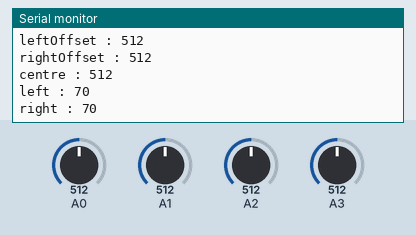
The sketch below on a simulated Arduino Uno, built with avr-gcc and run on an emulated ATmega328P. On the bench: the last lines printed to the serial monitor. The test bench sets the inputs (shaded band); at power-on: A0 = 512, A2 = 512, A1 = 512, A3 = 512.

Above: at 3.2 s.
3.3 s: A0 set to 716
At 5.8 s:
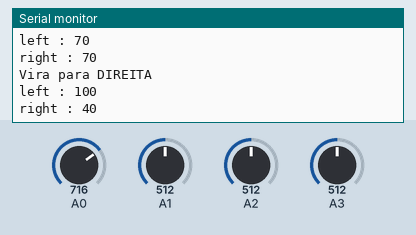
9.5 s: A2 set to 716
At 12.3 s:
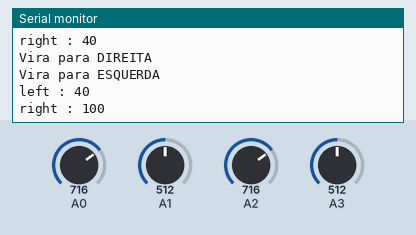
Timing chart, 0 to 13.8 s (numbered marks = the images above; inputs shaded):
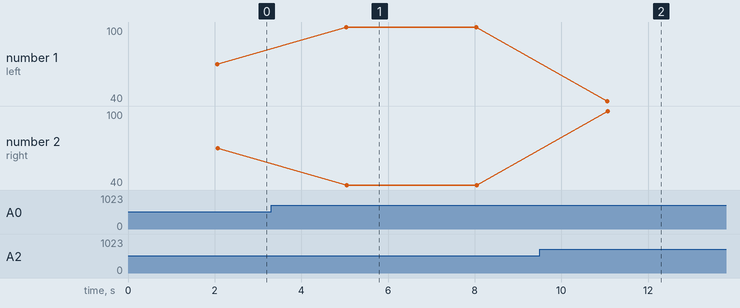

Measured:
- after the input at 3.3 s, the serial monitor: prints a new line after 1.7 s (image 1)
- after the input at 9.5 s, the serial monitor: prints a new line after 1.5 s (image 2)
- plotted number 1: 70 → 100 after the input at 3.3 s
- plotted number 2: 70 → 40 after the input at 3.3 s

The sketch:

Sensor_de_Linha.ino
```cpp
// (licence header left out)
//#include <NewPing.h>

//#define TRIGGER_PIN  12
//#define ECHO_PIN     13
//#define MAX_DISTANCE 200

//NewPing DistanceSensor(TRIGGER_PIN, ECHO_PIN, MAX_DISTANCE);

//int ENA = 5; // Output pwm
//int IN1 = 2;
//int IN2 = 3;
//
//int ENB = 6; // Output pwm
//int IN3 = 4;
//int IN4 = 7;

int sensor1, sensor2, sensor3;

// Deslocamentos de calibração
int leftOffset = 0, rightOffset = 0, centre = 0;

// Velocidade inicial e deslocamentos de rotação
int startSpeed = 70, rotate = 30;

// Limiar do sensor;
int threshold = 5;

// Velocidades iniciais dos motores esquerdos e direito
int left = startSpeed, right = startSpeed;

// Rotina de calibração do sensor
void calibrate(){
  // Executa 10x para obter uma media
  for(int x = 0; x < 10; x++){
    delay(100);
    sensor1 = analogRead(0);
    sensor2 = analogRead(1);
    sensor3 = analogRead(3);
    leftOffset = leftOffset + sensor1;
    centre = centre + sensor2;
    rightOffset = rightOffset + sensor3;
    delay(100);
  }

  //Obtem a media de cada sensor
  leftOffset = leftOffset / 10;
  rightOffset = rightOffset / 10;
  centre = centre / 10;

  Serial.print("leftOffset : ");
  Serial.println(leftOffset);
  Serial.print("rightOffset : ");
  Serial.println(rightOffset);
  Serial.print("centre : ");
  Serial.println(centre);

  //Calcula os deslocamentos para os sensores esquerdos e direito
  leftOffset = centre - leftOffset;
  rightOffset = centre - rightOffset;
}

void start(){
  // Ativando MotorA
//  pinMode(ENA,OUTPUT);
//  pinMode(IN1,OUTPUT);
//  pinMode(IN2,OUTPUT);
//
//  // Ativando MotorB
//  pinMode(ENB,OUTPUT);
//  pinMode(IN3,OUTPUT);
//  pinMode(IN4,OUTPUT);
//
//  //Parando os Motores
//  digitalWrite(ENA, LOW);
//  digitalWrite(ENB, LOW);
//
//
//    digitalWrite(IN1,HIGH); //setting motorB's directon
//    digitalWrite(IN3,HIGH);
//
//    digitalWrite(IN2,LOW);//setting motorA's directon
//    digitalWrite(IN4,LOW);

//    analogWrite(ENA,255);//start driving motorA
//    analogWrite(ENB,255);//start driving motorB
}

void setup() {


  //Sensor de Distancia
//  Serial.begin(9600);

  //Bluetooth
//  Serial.begin(9600);
//  pinMode(11, OUTPUT);

  //Sensor de Distancia
  Serial.begin(9600);

  calibrate();
  start();
//  delay(3000);
}

void loop() {
//  char ch = Serial.read();
//  unsigned int cm = DistanceSensor.ping_cm();

  //Serial.print("Distance: ");
  //Serial.print(cm);
  //Serial.println("cm");


//  Velocidade dos motores = 70
  left = startSpeed;
  right = startSpeed;

  //Le os sensores e adiciona os deslocamentos
  sensor1 = analogRead(0) + leftOffset;
  sensor2 = analogRead(1);
  sensor3 = analogRead(2) + rightOffset;

  //Se o sensor1 for maior do que o sensor do centro + limiar,
  // vire para a direita
  if(sensor1 > (sensor2 + threshold)){
    Serial.println("Vira para DIREITA");
    left = startSpeed + rotate;
    right = startSpeed - rotate;
  }

  //Se o sensor3 for maior do que o sensor do centro + limiar,
  // vire para a esquerda
  if(sensor3 > (sensor2 + threshold)){
    Serial.println("Vira para ESQUERDA");
    left = startSpeed - rotate;
    right = startSpeed + rotate;
  }

  //Envia os valores de volicidade para os motores
//  motor_esq.setSpeed(left);
//  motor_esq.run(FORWARD);
//  motor_dir.setSpeed(right);
//  motor_dir.run(FORWARD);
//  analogWrite(ENA,left);//start driving motorA
//  analogWrite(ENB,right);//start driving motorB

//  digitalWrite(IN1,HIGH); //setting motorB's directon
//  digitalWrite(IN3,HIGH);


  Serial.print("left : ");
  Serial.println(left);
  Serial.print("right : ");
  Serial.println(right);

  delay(3000);
}
```
